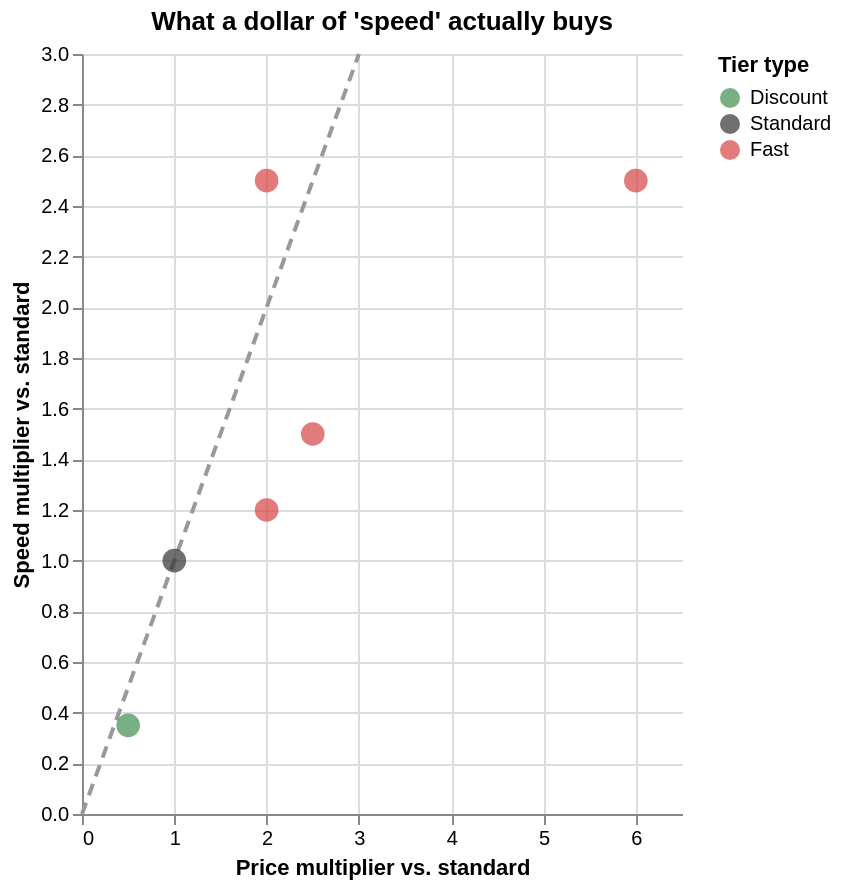

Write the Vega-Lite specification saved for this chart.
### Vega-Lite specification from a JSON file in a GitHub repository (floating-point values rounded to 4 significant figures)
{"$schema": "https://vega.github.io/schema/vega-lite/v5.json", "title": "What a dollar of 'speed' actually buys", "width": "container", "height": 380, "encoding": {"x": {"field": "price", "type": "quantitative", "title": "Price multiplier vs. standard", "scale": {"domain": [0, 6.5]}}, "y": {"field": "speed", "type": "quantitative", "title": "Speed multiplier vs. standard", "scale": {"domain": [0, 3]}}}, "layer": [{"data": {"values": [{"price": 0, "speed": 0}, {"price": 3, "speed": 3}]}, "mark": {"type": "line", "strokeDash": [6, 4], "color": "#999999"}}, {"data": {"values": [{"tier": "Batch / Flex (50% off)", "price": 0.5, "speed": 0.35, "kind": "Discount"}, {"tier": "Standard", "price": 1.0, "speed": 1.0, "kind": "Standard"}, {"tier": "Opus / Sol Fast (advertised, output only)", "price": 2.0, "speed": 2.5, "kind": "Fast"}, {"tier": "Fast (effective on agent loops)", "price": 2.0, "speed": 1.2, "kind": "Fast"}, {"tier": "Codex subscription Fast", "price": 2.5, "speed": 1.5, "kind": "Fast"}, {"tier": "Composer 2.5 Fast (at 2.5x claim)", "price": 6.0, "speed": 2.5, "kind": "Fast"}]}, "mark": {"type": "point", "filled": true, "size": 140}, "encoding": {"color": {"field": "kind", "type": "nominal", "title": "Tier type", "scale": {"domain": ["Discount", "Standard", "Fast"], "range": ["#3f8f4f", "#333333", "#d64545"]}}, "tooltip": [{"field": "tier", "title": "Tier"}, {"field": "price", "title": "Price multiplier"}, {"field": "speed", "title": "Speed multiplier"}]}}], "config": {"view": {"stroke": null}, "axis": {"grid": true}}}
